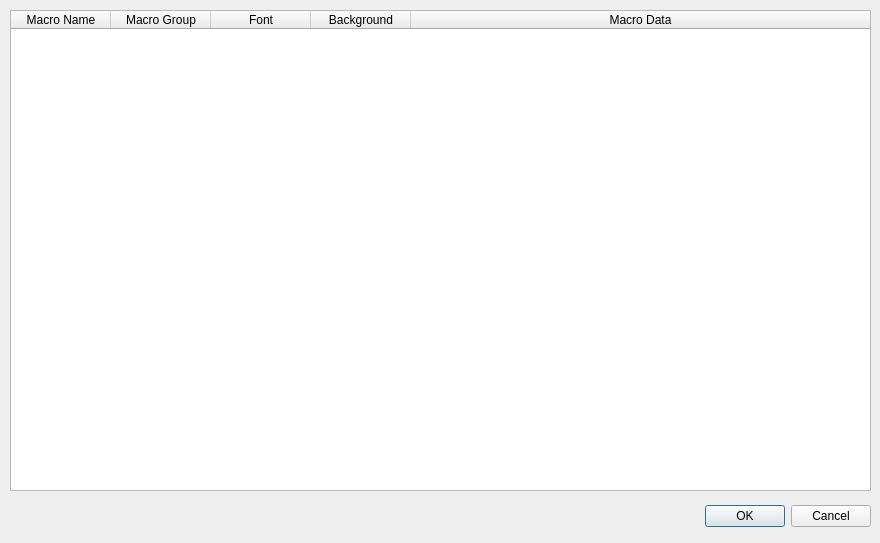
<?xml version="1.0" encoding="UTF-8"?>
<ui version="4.0">
 <class>macrosDialog</class>
 <widget class="QDialog" name="macrosDialog">
  <property name="geometry">
   <rect>
    <x>0</x>
    <y>0</y>
    <width>880</width>
    <height>543</height>
   </rect>
  </property>
  <property name="windowTitle">
   <string>Dialog</string>
  </property>
  <widget class="QDialogButtonBox" name="buttonBox">
   <property name="geometry">
    <rect>
     <x>530</x>
     <y>500</y>
     <width>341</width>
     <height>32</height>
    </rect>
   </property>
   <property name="orientation">
    <enum>Qt::Horizontal</enum>
   </property>
   <property name="standardButtons">
    <set>QDialogButtonBox::Cancel|QDialogButtonBox::Ok</set>
   </property>
  </widget>
  <widget class="QTableWidget" name="tableWidget">
   <property name="geometry">
    <rect>
     <x>10</x>
     <y>10</y>
     <width>861</width>
     <height>481</height>
    </rect>
   </property>
   <attribute name="horizontalHeaderStretchLastSection">
    <bool>true</bool>
   </attribute>
   <attribute name="verticalHeaderStretchLastSection">
    <bool>true</bool>
   </attribute>
   <column>
    <property name="text">
     <string>Macro Name</string>
    </property>
   </column>
   <column>
    <property name="text">
     <string>Macro Group</string>
    </property>
   </column>
   <column>
    <property name="text">
     <string>Font</string>
    </property>
   </column>
   <column>
    <property name="text">
     <string>Background</string>
    </property>
   </column>
   <column>
    <property name="text">
     <string>Macro Data</string>
    </property>
   </column>
  </widget>
 </widget>
 <resources/>
 <connections>
  <connection>
   <sender>buttonBox</sender>
   <signal>accepted()</signal>
   <receiver>macrosDialog</receiver>
   <slot>accept()</slot>
   <hints>
    <hint type="sourcelabel">
     <x>248</x>
     <y>254</y>
    </hint>
    <hint type="destinationlabel">
     <x>157</x>
     <y>274</y>
    </hint>
   </hints>
  </connection>
  <connection>
   <sender>buttonBox</sender>
   <signal>rejected()</signal>
   <receiver>macrosDialog</receiver>
   <slot>reject()</slot>
   <hints>
    <hint type="sourcelabel">
     <x>316</x>
     <y>260</y>
    </hint>
    <hint type="destinationlabel">
     <x>286</x>
     <y>274</y>
    </hint>
   </hints>
  </connection>
 </connections>
</ui>
